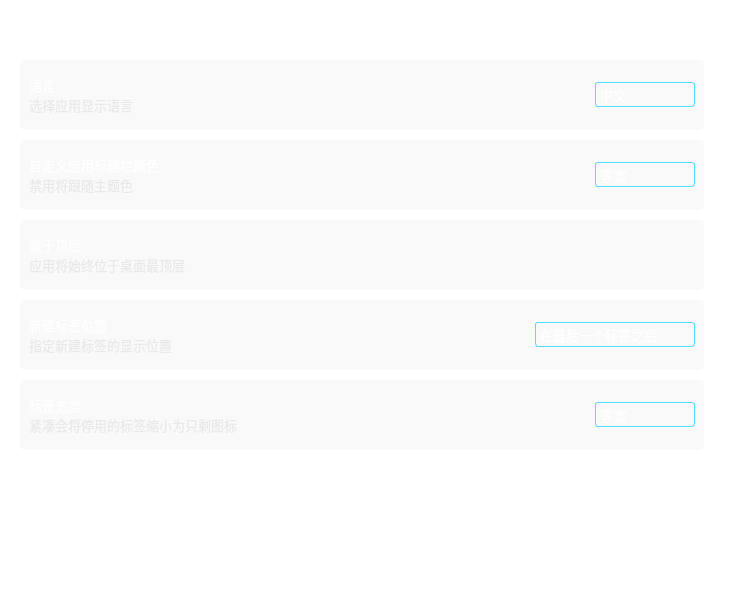
        <widget class="QWidget" name="page_appearance">
         <property name="styleSheet">
          <string notr="true">background-color: rgba(255, 255, 255, 0);</string>
         </property>
         <layout class="QVBoxLayout" name="verticalLayout_17">
          <property name="spacing">
           <number>10</number>
          </property>
          <property name="leftMargin">
           <number>20</number>
          </property>
          <property name="topMargin">
           <number>10</number>
          </property>
          <property name="rightMargin">
           <number>50</number>
          </property>
          <property name="bottomMargin">
           <number>10</number>
          </property>
          <item>
           <widget class="QWidget" name="horizontalWidget_6" native="true">
            <property name="minimumSize">
             <size>
              <width>0</width>
              <height>40</height>
             </size>
            </property>
            <property name="maximumSize">
             <size>
              <width>16777215</width>
              <height>40</height>
             </size>
            </property>
            <layout class="QHBoxLayout" name="horizontalLayout_7">
             <property name="leftMargin">
              <number>9</number>
             </property>
             <property name="topMargin">
              <number>9</number>
             </property>
             <property name="bottomMargin">
              <number>9</number>
             </property>
             <item>
              <widget class="QLabel" name="label_10">
               <property name="font">
                <font>
                 <family>OPPOSans B</family>
                 <pointsize>16</pointsize>
                 <stylestrategy>PreferAntialias</stylestrategy>
                </font>
               </property>
               <property name="styleSheet">
                <string notr="true">color: rgb(255, 255, 255);</string>
               </property>
               <property name="text">
                <string>外观</string>
               </property>
              </widget>
             </item>
            </layout>
           </widget>
          </item>
          <item>
           <widget class="QWidget" name="verticalWidget_5" native="true">
            <property name="minimumSize">
             <size>
              <width>0</width>
              <height>70</height>
             </size>
            </property>
            <property name="maximumSize">
             <size>
              <width>16777215</width>
              <height>70</height>
             </size>
            </property>
            <property name="styleSheet">
             <string notr="true">#verticalWidget_5{background-color: rgba(223, 223, 223,50);
border-radius: 5px;}</string>
            </property>
            <layout class="QHBoxLayout" name="horizontalLayout_13">
             <item>
              <widget class="QWidget" name="horizontalWidget_12" native="true">
               <property name="minimumSize">
                <size>
                 <width>0</width>
                 <height>40</height>
                </size>
               </property>
               <property name="maximumSize">
                <size>
                 <width>16777215</width>
                 <height>40</height>
                </size>
               </property>
               <layout class="QVBoxLayout" name="verticalLayout_12">
                <property name="spacing">
                 <number>0</number>
                </property>
                <property name="leftMargin">
                 <number>0</number>
                </property>
                <property name="topMargin">
                 <number>0</number>
                </property>
                <property name="rightMargin">
                 <number>0</number>
                </property>
                <property name="bottomMargin">
                 <number>0</number>
                </property>
                <item>
                 <widget class="QLabel" name="label_37">
                  <property name="font">
                   <font>
                    <family>OPPOSans B</family>
                    <pointsize>10</pointsize>
                    <stylestrategy>PreferAntialias</stylestrategy>
                   </font>
                  </property>
                  <property name="styleSheet">
                   <string notr="true">color: rgb(255, 255, 255);</string>
                  </property>
                  <property name="text">
                   <string>语言</string>
                  </property>
                 </widget>
                </item>
                <item>
                 <widget class="QLabel" name="label_38">
                  <property name="minimumSize">
                   <size>
                    <width>0</width>
                    <height>20</height>
                   </size>
                  </property>
                  <property name="maximumSize">
                   <size>
                    <width>16777215</width>
                    <height>20</height>
                   </size>
                  </property>
                  <property name="font">
                   <font>
                    <family>OPPOSans B</family>
                    <pointsize>10</pointsize>
                    <stylestrategy>PreferAntialias</stylestrategy>
                   </font>
                  </property>
                  <property name="styleSheet">
                   <string notr="true">color: rgba(223, 223, 223, 150);</string>
                  </property>
                  <property name="text">
                   <string>选择应用显示语言</string>
                  </property>
                 </widget>
                </item>
               </layout>
              </widget>
             </item>
             <item>
              <spacer name="horizontalSpacer_26">
               <property name="orientation">
                <enum>Qt::Horizontal</enum>
               </property>
               <property name="sizeHint" stdset="0">
                <size>
                 <width>352</width>
                 <height>20</height>
                </size>
               </property>
              </spacer>
             </item>
             <item>
              <widget class="QComboBox" name="comboBox_2">
               <property name="minimumSize">
                <size>
                 <width>100</width>
                 <height>25</height>
                </size>
               </property>
               <property name="maximumSize">
                <size>
                 <width>100</width>
                 <height>25</height>
                </size>
               </property>
               <property name="font">
                <font>
                 <family>OPPOSans B</family>
                 <pointsize>10</pointsize>
                 <stylestrategy>PreferAntialias</stylestrategy>
                </font>
               </property>
               <property name="styleSheet">
                <string notr="true">QComboBox{
	color:#ffffff;
	border:1px solid #52DCFE;
	border-radius:3px;
	background:transparent;
}
QComboBox:disabled{
	border:1px solid gray;
	color:gray;
}

QComboBox::drop-down{
	background:transparent;
}
QComboBox::down-arrow{
	border-image: url(:/lib/up.png);
    width:20px;
	height:20px;
}


QComboBox::down-arrow:enabled{
	color:#52DCFE;
}
QComboBox QAbstractItemView{
	outline:0px solid gray;
	border:1px solid #52DCFE;
	color:#ffffff;
	background-color:#000000;
	selection-background-color:#52DCFE;
}</string>
               </property>
               <property name="iconSize">
                <size>
                 <width>20</width>
                 <height>20</height>
                </size>
               </property>
               <item>
                <property name="text">
                 <string>中文</string>
                </property>
               </item>
               <item>
                <property name="text">
                 <string>English</string>
                </property>
               </item>
              </widget>
             </item>
            </layout>
           </widget>
          </item>
          <item>
           <widget class="QWidget" name="verticalWidget_9" native="true">
            <property name="minimumSize">
             <size>
              <width>0</width>
              <height>70</height>
             </size>
            </property>
            <property name="maximumSize">
             <size>
              <width>16777215</width>
              <height>70</height>
             </size>
            </property>
            <property name="styleSheet">
             <string notr="true">#verticalWidget_9{background-color: rgba(223, 223, 223,50);
border-radius: 5px;}</string>
            </property>
            <layout class="QHBoxLayout" name="horizontalLayout_19">
             <item>
              <widget class="QWidget" name="horizontalWidget_18" native="true">
               <property name="minimumSize">
                <size>
                 <width>0</width>
                 <height>40</height>
                </size>
               </property>
               <property name="maximumSize">
                <size>
                 <width>16777215</width>
                 <height>40</height>
                </size>
               </property>
               <layout class="QVBoxLayout" name="verticalLayout_20">
                <property name="spacing">
                 <number>0</number>
                </property>
                <property name="leftMargin">
                 <number>0</number>
                </property>
                <property name="topMargin">
                 <number>0</number>
                </property>
                <property name="rightMargin">
                 <number>0</number>
                </property>
                <property name="bottomMargin">
                 <number>0</number>
                </property>
                <item>
                 <widget class="QLabel" name="label_49">
                  <property name="font">
                   <font>
                    <family>OPPOSans B</family>
                    <pointsize>10</pointsize>
                    <stylestrategy>PreferAntialias</stylestrategy>
                   </font>
                  </property>
                  <property name="styleSheet">
                   <string notr="true">color: rgb(255, 255, 255);</string>
                  </property>
                  <property name="text">
                   <string>自定义应用标题栏颜色</string>
                  </property>
                 </widget>
                </item>
                <item>
                 <widget class="QLabel" name="label_50">
                  <property name="minimumSize">
                   <size>
                    <width>0</width>
                    <height>20</height>
                   </size>
                  </property>
                  <property name="maximumSize">
                   <size>
                    <width>16777215</width>
                    <height>20</height>
                   </size>
                  </property>
                  <property name="font">
                   <font>
                    <family>OPPOSans B</family>
                    <pointsize>10</pointsize>
                    <stylestrategy>PreferAntialias</stylestrategy>
                   </font>
                  </property>
                  <property name="styleSheet">
                   <string notr="true">color: rgba(223, 223, 223, 150);</string>
                  </property>
                  <property name="text">
                   <string>禁用将跟随主题色</string>
                  </property>
                 </widget>
                </item>
               </layout>
              </widget>
             </item>
             <item>
              <spacer name="horizontalSpacer_53">
               <property name="orientation">
                <enum>Qt::Horizontal</enum>
               </property>
               <property name="sizeHint" stdset="0">
                <size>
                 <width>352</width>
                 <height>20</height>
                </size>
               </property>
              </spacer>
             </item>
             <item>
              <widget class="QComboBox" name="comboBox_7">
               <property name="minimumSize">
                <size>
                 <width>100</width>
                 <height>25</height>
                </size>
               </property>
               <property name="maximumSize">
                <size>
                 <width>100</width>
                 <height>25</height>
                </size>
               </property>
               <property name="font">
                <font>
                 <family>OPPOSans B</family>
                 <pointsize>10</pointsize>
                 <stylestrategy>PreferAntialias</stylestrategy>
                </font>
               </property>
               <property name="styleSheet">
                <string notr="true">QComboBox{
	color:#ffffff;
	border:1px solid #52DCFE;
	border-radius:3px;
	background:transparent;
}
QComboBox:disabled{
	border:1px solid gray;
	color:gray;
}

QComboBox::drop-down{
	background:transparent;
}
QComboBox::down-arrow{
	border-image: url(:/lib/up.png);
    width:20px;
	height:20px;
}


QComboBox::down-arrow:enabled{
	color:#52DCFE;
}
QComboBox QAbstractItemView{
	outline:0px solid gray;
	border:1px solid #52DCFE;
	color:#ffffff;
	background-color:#000000;
	selection-background-color:#52DCFE;
}</string>
               </property>
               <property name="iconSize">
                <size>
                 <width>20</width>
                 <height>20</height>
                </size>
               </property>
               <item>
                <property name="text">
                 <string>等宽</string>
                </property>
               </item>
               <item>
                <property name="text">
                 <string>标题长度</string>
                </property>
               </item>
               <item>
                <property name="text">
                 <string>紧凑</string>
                </property>
               </item>
              </widget>
             </item>
            </layout>
           </widget>
          </item>
          <item>
           <widget class="QWidget" name="verticalWidget_6" native="true">
            <property name="minimumSize">
             <size>
              <width>0</width>
              <height>70</height>
             </size>
            </property>
            <property name="maximumSize">
             <size>
              <width>16777215</width>
              <height>70</height>
             </size>
            </property>
            <property name="styleSheet">
             <string notr="true">#verticalWidget_6{background-color: rgba(223, 223, 223,50);
border-radius: 5px;}</string>
            </property>
            <layout class="QHBoxLayout" name="horizontalLayout_14">
             <item>
              <widget class="QWidget" name="horizontalWidget_13" native="true">
               <property name="minimumSize">
                <size>
                 <width>0</width>
                 <height>40</height>
                </size>
               </property>
               <property name="maximumSize">
                <size>
                 <width>16777215</width>
                 <height>40</height>
                </size>
               </property>
               <layout class="QVBoxLayout" name="verticalLayout_13">
                <property name="spacing">
                 <number>0</number>
                </property>
                <property name="leftMargin">
                 <number>0</number>
                </property>
                <property name="topMargin">
                 <number>0</number>
                </property>
                <property name="rightMargin">
                 <number>0</number>
                </property>
                <property name="bottomMargin">
                 <number>0</number>
                </property>
                <item>
                 <widget class="QLabel" name="label_39">
                  <property name="font">
                   <font>
                    <family>OPPOSans B</family>
                    <pointsize>10</pointsize>
                    <stylestrategy>PreferAntialias</stylestrategy>
                   </font>
                  </property>
                  <property name="styleSheet">
                   <string notr="true">color: rgb(255, 255, 255);</string>
                  </property>
                  <property name="text">
                   <string>置于顶层</string>
                  </property>
                 </widget>
                </item>
                <item>
                 <widget class="QLabel" name="label_40">
                  <property name="minimumSize">
                   <size>
                    <width>0</width>
                    <height>20</height>
                   </size>
                  </property>
                  <property name="maximumSize">
                   <size>
                    <width>16777215</width>
                    <height>20</height>
                   </size>
                  </property>
                  <property name="font">
                   <font>
                    <family>OPPOSans B</family>
                    <pointsize>10</pointsize>
                    <stylestrategy>PreferAntialias</stylestrategy>
                   </font>
                  </property>
                  <property name="styleSheet">
                   <string notr="true">color: rgba(223, 223, 223, 150);</string>
                  </property>
                  <property name="text">
                   <string>应用将始终位于桌面最顶层</string>
                  </property>
                 </widget>
                </item>
               </layout>
              </widget>
             </item>
             <item>
              <spacer name="horizontalSpacer_27">
               <property name="orientation">
                <enum>Qt::Horizontal</enum>
               </property>
               <property name="sizeHint" stdset="0">
                <size>
                 <width>385</width>
                 <height>20</height>
                </size>
               </property>
              </spacer>
             </item>
             <item>
              <layout class="QVBoxLayout" name="verticalLayout_14"/>
             </item>
            </layout>
           </widget>
          </item>
          <item>
           <widget class="QWidget" name="verticalWidget_7" native="true">
            <property name="minimumSize">
             <size>
              <width>0</width>
              <height>70</height>
             </size>
            </property>
            <property name="maximumSize">
             <size>
              <width>16777215</width>
              <height>70</height>
             </size>
            </property>
            <property name="styleSheet">
             <string notr="true">#verticalWidget_7{background-color: rgba(223, 223, 223,50);
border-radius: 5px;}</string>
            </property>
            <layout class="QHBoxLayout" name="horizontalLayout_15">
             <item>
              <widget class="QWidget" name="horizontalWidget_14" native="true">
               <property name="minimumSize">
                <size>
                 <width>0</width>
                 <height>40</height>
                </size>
               </property>
               <property name="maximumSize">
                <size>
                 <width>16777215</width>
                 <height>40</height>
                </size>
               </property>
               <layout class="QVBoxLayout" name="verticalLayout_15">
                <property name="spacing">
                 <number>0</number>
                </property>
                <property name="leftMargin">
                 <number>0</number>
                </property>
                <property name="topMargin">
                 <number>0</number>
                </property>
                <property name="rightMargin">
                 <number>0</number>
                </property>
                <property name="bottomMargin">
                 <number>0</number>
                </property>
                <item>
                 <widget class="QLabel" name="label_41">
                  <property name="font">
                   <font>
                    <family>OPPOSans B</family>
                    <pointsize>10</pointsize>
                    <stylestrategy>PreferAntialias</stylestrategy>
                   </font>
                  </property>
                  <property name="styleSheet">
                   <string notr="true">color: rgb(255, 255, 255);</string>
                  </property>
                  <property name="text">
                   <string>新建标签位置</string>
                  </property>
                 </widget>
                </item>
                <item>
                 <widget class="QLabel" name="label_42">
                  <property name="minimumSize">
                   <size>
                    <width>0</width>
                    <height>20</height>
                   </size>
                  </property>
                  <property name="maximumSize">
                   <size>
                    <width>16777215</width>
                    <height>20</height>
                   </size>
                  </property>
                  <property name="font">
                   <font>
                    <family>OPPOSans B</family>
                    <pointsize>10</pointsize>
                    <stylestrategy>PreferAntialias</stylestrategy>
                   </font>
                  </property>
                  <property name="styleSheet">
                   <string notr="true">color: rgba(223, 223, 223, 150);</string>
                  </property>
                  <property name="text">
                   <string>指定新建标签的显示位置</string>
                  </property>
                 </widget>
                </item>
               </layout>
              </widget>
             </item>
             <item>
              <spacer name="horizontalSpacer_28">
               <property name="orientation">
                <enum>Qt::Horizontal</enum>
               </property>
               <property name="sizeHint" stdset="0">
                <size>
                 <width>352</width>
                 <height>20</height>
                </size>
               </property>
              </spacer>
             </item>
             <item>
              <widget class="QComboBox" name="comboBox_3">
               <property name="minimumSize">
                <size>
                 <width>160</width>
                 <height>25</height>
                </size>
               </property>
               <property name="maximumSize">
                <size>
                 <width>160</width>
                 <height>25</height>
                </size>
               </property>
               <property name="font">
                <font>
                 <family>OPPOSans B</family>
                 <pointsize>10</pointsize>
                 <stylestrategy>PreferAntialias</stylestrategy>
                </font>
               </property>
               <property name="styleSheet">
                <string notr="true">QComboBox{
	color:#ffffff;
	border:1px solid #52DCFE;
	border-radius:3px;
	background:transparent;
}
QComboBox:disabled{
	border:1px solid gray;
	color:gray;
}

QComboBox::drop-down{
	background:transparent;
}
QComboBox::down-arrow{
	border-image: url(:/lib/up.png);
    width:20px;
	height:20px;
}


QComboBox::down-arrow:enabled{
	color:#52DCFE;
}
QComboBox QAbstractItemView{
	outline:0px solid gray;
	border:1px solid #52DCFE;
	color:#ffffff;
	background-color:#000000;
	selection-background-color:#52DCFE;
}</string>
               </property>
               <property name="iconSize">
                <size>
                 <width>20</width>
                 <height>20</height>
                </size>
               </property>
               <item>
                <property name="text">
                 <string>在最后一个标签之后</string>
                </property>
               </item>
               <item>
                <property name="text">
                 <string>在当前标签之后</string>
                </property>
               </item>
              </widget>
             </item>
            </layout>
           </widget>
          </item>
          <item>
           <widget class="QWidget" name="verticalWidget_8" native="true">
            <property name="minimumSize">
             <size>
              <width>0</width>
              <height>70</height>
             </size>
            </property>
            <property name="maximumSize">
             <size>
              <width>16777215</width>
              <height>70</height>
             </size>
            </property>
            <property name="styleSheet">
             <string notr="true">#verticalWidget_8{background-color: rgba(223, 223, 223,50);
border-radius: 5px;}</string>
            </property>
            <layout class="QHBoxLayout" name="horizontalLayout_16">
             <item>
              <widget class="QWidget" name="horizontalWidget_15" native="true">
               <property name="minimumSize">
                <size>
                 <width>0</width>
                 <height>40</height>
                </size>
               </property>
               <property name="maximumSize">
                <size>
                 <width>16777215</width>
                 <height>40</height>
                </size>
               </property>
               <layout class="QVBoxLayout" name="verticalLayout_16">
                <property name="spacing">
                 <number>0</number>
                </property>
                <property name="leftMargin">
                 <number>0</number>
                </property>
                <property name="topMargin">
                 <number>0</number>
                </property>
                <property name="rightMargin">
                 <number>0</number>
                </property>
                <property name="bottomMargin">
                 <number>0</number>
                </property>
                <item>
                 <widget class="QLabel" name="label_43">
                  <property name="font">
                   <font>
                    <family>OPPOSans B</family>
                    <pointsize>10</pointsize>
                    <stylestrategy>PreferAntialias</stylestrategy>
                   </font>
                  </property>
                  <property name="styleSheet">
                   <string notr="true">color: rgb(255, 255, 255);</string>
                  </property>
                  <property name="text">
                   <string>标签宽度</string>
                  </property>
                 </widget>
                </item>
                <item>
                 <widget class="QLabel" name="label_44">
                  <property name="minimumSize">
                   <size>
                    <width>0</width>
                    <height>20</height>
                   </size>
                  </property>
                  <property name="maximumSize">
                   <size>
                    <width>16777215</width>
                    <height>20</height>
                   </size>
                  </property>
                  <property name="font">
                   <font>
                    <family>OPPOSans B</family>
                    <pointsize>10</pointsize>
                    <stylestrategy>PreferAntialias</stylestrategy>
                   </font>
                  </property>
                  <property name="styleSheet">
                   <string notr="true">color: rgba(223, 223, 223, 150);</string>
                  </property>
                  <property name="text">
                   <string>紧凑会将停用的标签缩小为只剩图标</string>
                  </property>
                 </widget>
                </item>
               </layout>
              </widget>
             </item>
             <item>
              <spacer name="horizontalSpacer_29">
               <property name="orientation">
                <enum>Qt::Horizontal</enum>
               </property>
               <property name="sizeHint" stdset="0">
                <size>
                 <width>352</width>
                 <height>20</height>
                </size>
               </property>
              </spacer>
             </item>
             <item>
              <widget class="QComboBox" name="comboBox_4">
               <property name="minimumSize">
                <size>
                 <width>100</width>
                 <height>25</height>
                </size>
               </property>
               <property name="maximumSize">
                <size>
                 <width>100</width>
                 <height>25</height>
                </size>
               </property>
               <property name="font">
                <font>
                 <family>OPPOSans B</family>
                 <pointsize>10</pointsize>
                 <stylestrategy>PreferAntialias</stylestrategy>
                </font>
               </property>
               <property name="styleSheet">
                <string notr="true">QComboBox{
	color:#ffffff;
	border:1px solid #52DCFE;
	border-radius:3px;
	background:transparent;
}
QComboBox:disabled{
	border:1px solid gray;
	color:gray;
}

QComboBox::drop-down{
	background:transparent;
}
QComboBox::down-arrow{
	border-image: url(:/lib/up.png);
    width:20px;
	height:20px;
}


QComboBox::down-arrow:enabled{
	color:#52DCFE;
}
QComboBox QAbstractItemView{
	outline:0px solid gray;
	border:1px solid #52DCFE;
	color:#ffffff;
	background-color:#000000;
	selection-background-color:#52DCFE;
}</string>
               </property>
               <property name="iconSize">
                <size>
                 <width>20</width>
                 <height>20</height>
                </size>
               </property>
               <item>
                <property name="text">
                 <string>等宽</string>
                </property>
               </item>
               <item>
                <property name="text">
                 <string>标题长度</string>
                </property>
               </item>
               <item>
                <property name="text">
                 <string>紧凑</string>
                </property>
               </item>
              </widget>
             </item>
            </layout>
           </widget>
          </item>
          <item>
           <spacer name="verticalSpacer_4">
            <property name="orientation">
             <enum>Qt::Vertical</enum>
            </property>
            <property name="sizeHint" stdset="0">
             <size>
              <width>20</width>
              <height>141</height>
             </size>
            </property>
           </spacer>
          </item>
         </layout>
        </widget>
